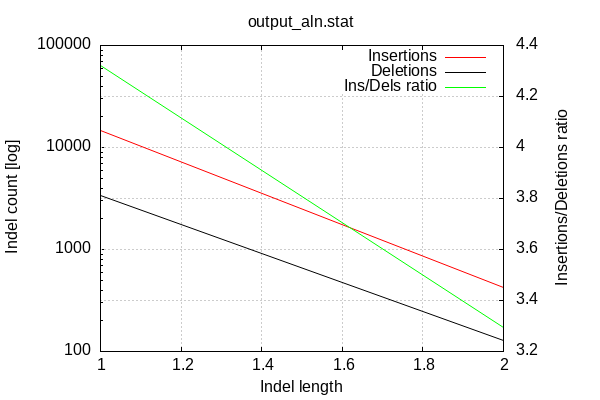

Write gnuplot code to recreate this figure.

        set terminal png size 600,400 truecolor
        set output "plot_stat_output-indel-dist.png"
        set grid xtics ytics y2tics back lc rgb "#cccccc"
        set style line 1 linetype 1  linecolor rgb "red"
        set style line 2 linetype 2  linecolor rgb "black"
        set style line 3 linetype 3  linecolor rgb "green"
        set style increment user
        set ylabel "Indel count [log]"
        set xlabel "Indel length"
        set y2label "Insertions/Deletions ratio"
        set log y
        set y2tics nomirror
        set ytics nomirror
        set title "output_aln.stat" noenhanced
        plot '-' w l ti 'Insertions', '-' w l ti 'Deletions', '-' axes x1y2 w l ti "Ins/Dels ratio"
    1	14530
2	425
end
1	3362
2	129
end
1	4.321832
2	3.294574
end
